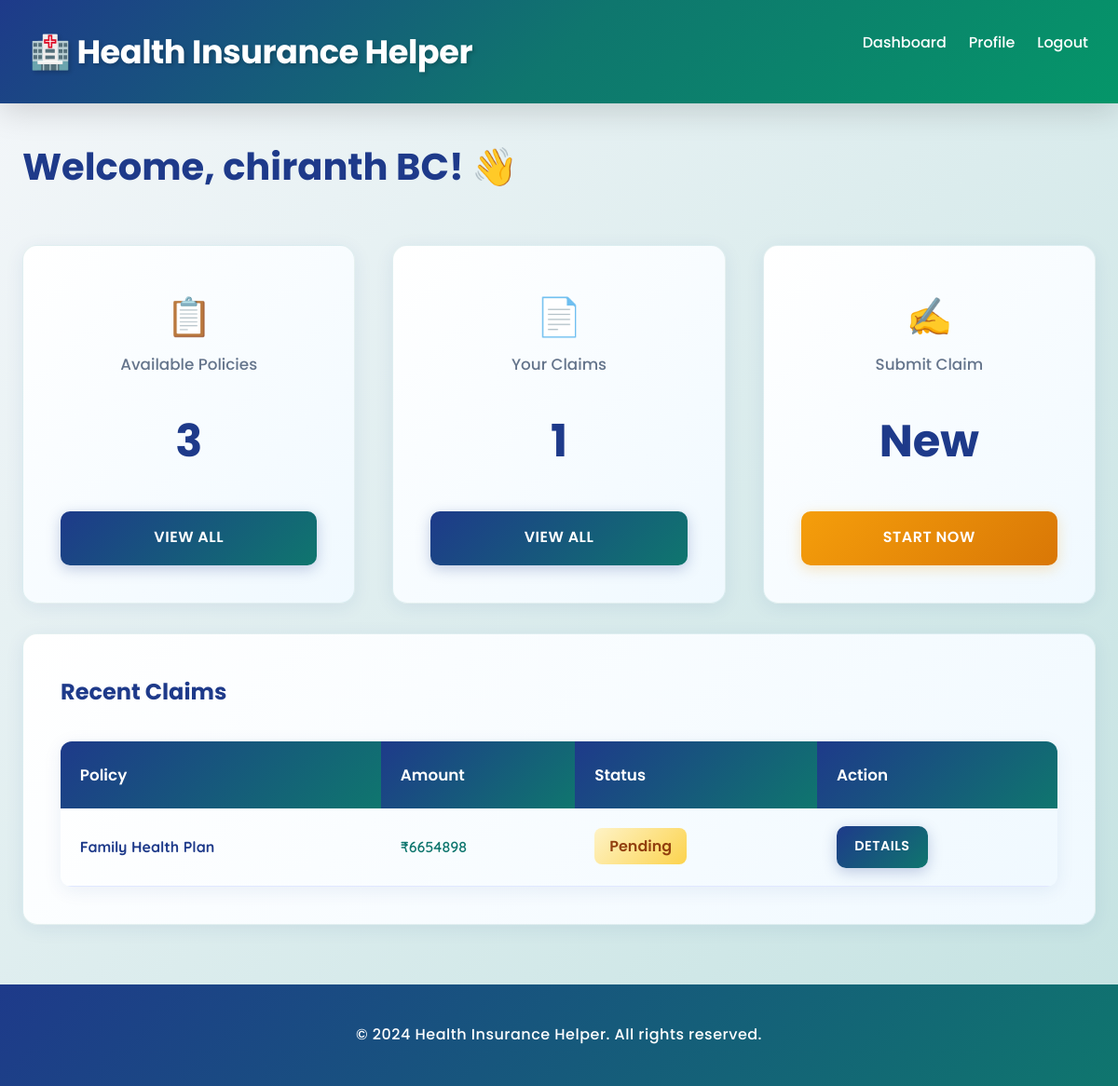
The app's page /dashboard/ (signed in), older data.
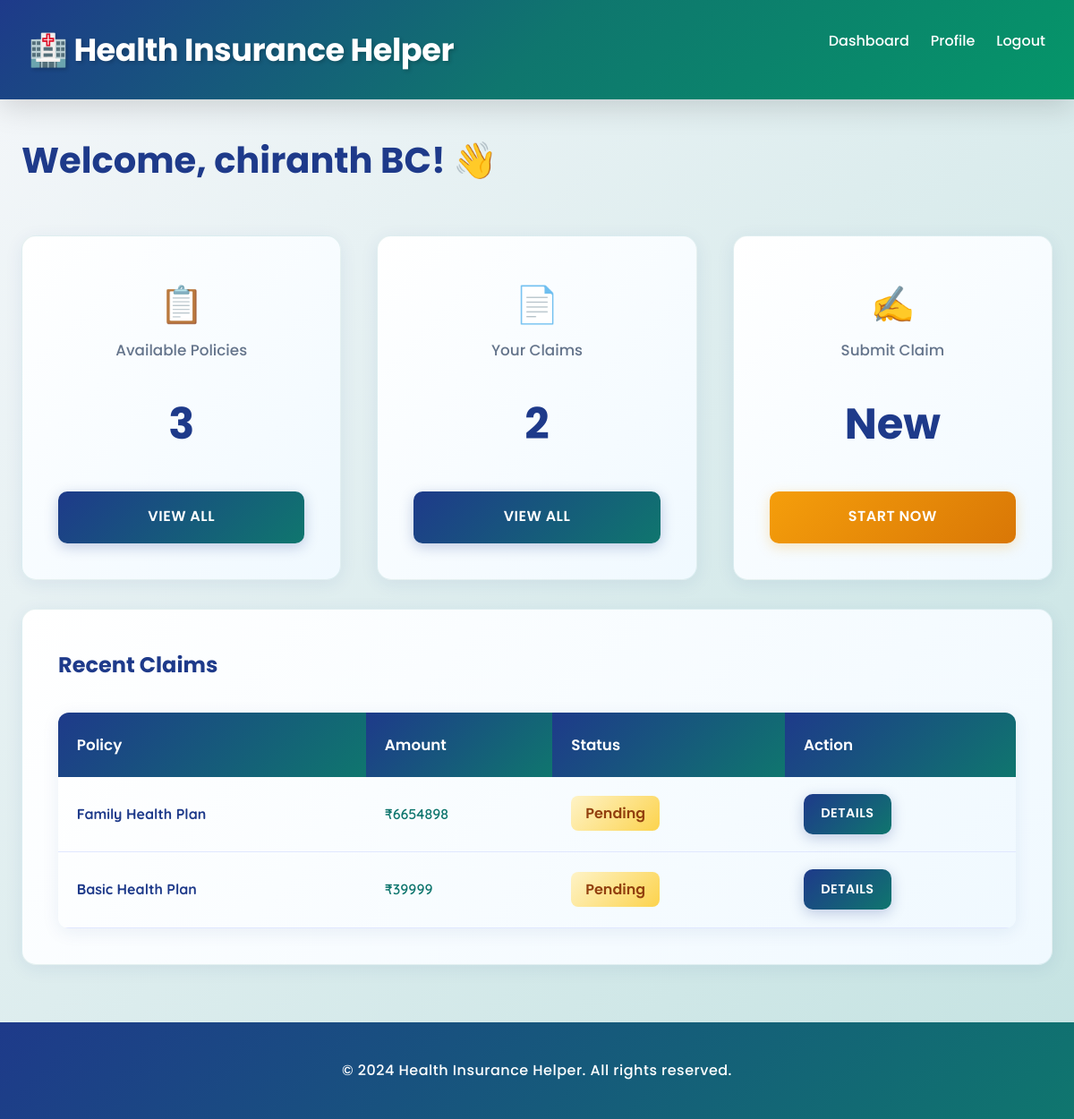
The same page, newer data.
### insurance_app/models.py (models this page shows, shortened)
class Claim(models.Model):
    STATUS_CHOICES = [
        ('Pending', 'Pending'),
        ('Approved', 'Approved'),
        ('Denied', 'Denied'),
    ]
    user = models.ForeignKey(User, on_delete=models.CASCADE)
    policy = models.ForeignKey(Policy, on_delete=models.CASCADE)
    claim_amount = models.IntegerField()
    status = models.CharField(max_length=50, choices=STATUS_CHOICES, default='Pending')

class Policy(models.Model):
    POLICY_TYPES = [
        ('Basic', 'Basic'),
        ('Premium', 'Premium'),
        ('Family', 'Family'),
    ]
    name = models.CharField(max_length=100)
    policy_type = models.CharField(max_length=50, choices=POLICY_TYPES)
    coverage_amount = models.IntegerField()
    premium = models.IntegerField()

### insurance_app/views.py (the view)
# urls.py: path('dashboard/', views.dashboard, name='dashboard'),
@login_required(login_url='login')
def dashboard(request):
    if request.user.is_staff:
        return redirect('admin_dashboard')
    user_policies = Policy.objects.all()
    user_claims = Claim.objects.filter(user=request.user)
    context = {
        'policies': user_policies,
        'claims': user_claims,
    }
    return render(request, 'insurance_app/dashboard.html', context)

### insurance_app/templates/insurance_app/dashboard.html (shortened to what this page needs)
{% extends "insurance_app/base.html" %}
{% block content %}
<h2 style="margin-bottom: 3rem; color: #1e3a8a; font-family: 'Poppins', sans-serif; font-weight: 700; font-size: 2.5rem;">Welcome, {{ user.first_name|default:user.username }}! 👋</h2>
<div class="stats">
    <div class="stat-card">
        <p style="font-size: 2.5rem;">📋</p>
        <p>Available Policies</p>
        <h3>{{ policies.count }}</h3>
        <a href="{% url 'policy_list' %}" class="btn" style="margin-top: 1.5rem; width: 100%; text-align: center;">View All</a>
    </div>
    <div class="stat-card">
        <p style="font-size: 2.5rem;">📄</p>
        <p>Your Claims</p>
        <h3>{{ claims.count }}</h3>
        <a href="{% url 'claim_list' %}" class="btn" style="margin-top: 1.5rem; width: 100%; text-align: center;">View All</a>
    </div>
    <div class="stat-card">
        <p style="font-size: 2.5rem;">✍️</p>
        <p>Submit Claim</p>
        <h3>New</h3>
        <a href="{% url 'submit_claim' %}" class="btn btn-secondary" style="margin-top: 1.5rem; width: 100%; text-align: center;">Start Now</a>
    </div>
</div>
<div class="card">
    <h3 style="margin-bottom: 2rem; color: #1e3a8a; font-family: 'Poppins', sans-serif; font-weight: 700; font-size: 1.5rem;">Recent Claims</h3>
    {% if claims %}
        <table>
            <thead>
                <tr>
                    <th>Policy</th>
                    <th>Amount</th>
                    <th>Status</th>
                    <th>Action</th>
                </tr>
            </thead>
            <tbody>
                {% for claim in claims|slice:":5" %}
                    <tr>
                        <td><strong style="color: #1e3a8a;">{{ claim.policy.name }}</strong></td>
                        <td style="color: #0f766e; font-weight: 600;">₹{{ claim.claim_amount }}</td>
                        <td>
                            {% if claim.status == 'Approved' %}
                                <span style="padding: 0.5rem 1rem; border-radius: 8px; font-weight: 600; font-family: 'Poppins', sans-serif; background: linear-gradient(135deg, #d1fae5 0%, #a7f3d0 100%); color: #065f46;">{{ claim.status }}</span>
                            {% elif claim.status == 'Denied' %}
                                <span style="padding: 0.5rem 1rem; border-radius: 8px; font-weight: 600; font-family: 'Poppins', sans-serif; background: linear-gradient(135deg, #fee2e2 0%, #fecaca 100%); color: #7f1d1d;">{{ claim.status }}</span>
                            {% else %}
                                <span style="padding: 0.5rem 1rem; border-radius: 8px; font-weight: 600; font-family: 'Poppins', sans-serif; background: linear-gradient(135deg, #fef3c7 0%, #fcd34d 100%); color: #92400e;">{{ claim.status }}</span>
                            {% endif %}
                        </td>
                        <td><a href="{% url 'claim_detail' claim.id %}" class="btn" style="padding: 0.6rem 1.2rem; font-size: 0.9rem;">Details</a></td>
                    </tr>
                {% endfor %}
            </tbody>
        </table>
    {% else %}
        <p style="text-align: center; color: #994728; font-family: 'Poppins', sans-serif; font-size: 1.1rem;">You haven't submitted any claims yet. <a href="{% url 'submit_claim' %}" style="color: #1e3a8a; font-weight: 700;">Submit your first claim</a></p>
    {% endif %}
</div>
{% endblock %}

Row changes from the older to the newer data that the page shows:
added Claim: policy.name "Basic Health Plan", claim_amount "39999", status "Pending"
Text that changed along with them:
{{ claims.count }}: "1" → "2"
